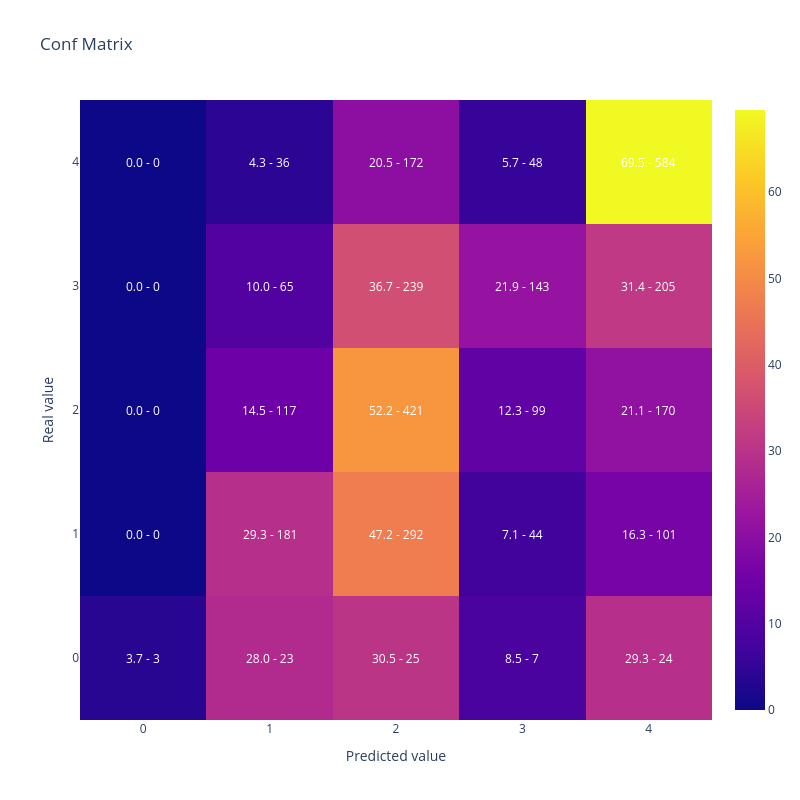

Source (notebook cell):
### Code cell
#Muestro matriz de confusion y kappa
display(plot_confusion_matrix(Resultados["AdoptionSpeed"].values, Resultados["Pred_Promedio"].values))

cohen_kappa_score(Resultados["AdoptionSpeed"].values, Resultados["Pred_Promedio"].values,
                             weights = 'quadratic')

### Figure 1 — Plotly figure (JSON) as saved in the notebook; plotly's stock layout.template omitted (floating-point values rounded to 4 significant figures)
{"data": [{"type": "heatmap", "x": [0, 1, 2, 3, 4], "y": [0, 1, 2, 3, 4], "z": [[3.659, 28.05, 30.49, 8.537, 29.27], [0.0, 29.29, 47.25, 7.12, 16.34], [0.0, 14.5, 52.17, 12.27, 21.07], [0.0, 9.969, 36.66, 21.93, 31.44], [0.0, 4.286, 20.48, 5.714, 69.52]]}], "layout": {"annotations": [{"font": {"color": "white"}, "showarrow": false, "text": "3.7 - 3", "x": 0, "xref": "x", "y": 0, "yref": "y"}, {"font": {"color": "white"}, "showarrow": false, "text": "28.0 - 23", "x": 1, "xref": "x", "y": 0, "yref": "y"}, {"font": {"color": "white"}, "showarrow": false, "text": "30.5 - 25", "x": 2, "xref": "x", "y": 0, "yref": "y"}, {"font": {"color": "white"}, "showarrow": false, "text": "8.5 - 7", "x": 3, "xref": "x", "y": 0, "yref": "y"}, {"font": {"color": "white"}, "showarrow": false, "text": "29.3 - 24", "x": 4, "xref": "x", "y": 0, "yref": "y"}, {"font": {"color": "white"}, "showarrow": false, "text": "0.0 - 0", "x": 0, "xref": "x", "y": 1, "yref": "y"}, {"font": {"color": "white"}, "showarrow": false, "text": "29.3 - 181", "x": 1, "xref": "x", "y": 1, "yref": "y"}, {"font": {"color": "white"}, "showarrow": false, "text": "47.2 - 292", "x": 2, "xref": "x", "y": 1, "yref": "y"}, {"font": {"color": "white"}, "showarrow": false, "text": "7.1 - 44", "x": 3, "xref": "x", "y": 1, "yref": "y"}, {"font": {"color": "white"}, "showarrow": false, "text": "16.3 - 101", "x": 4, "xref": "x", "y": 1, "yref": "y"}, {"font": {"color": "white"}, "showarrow": false, "text": "0.0 - 0", "x": 0, "xref": "x", "y": 2, "yref": "y"}, {"font": {"color": "white"}, "showarrow": false, "text": "14.5 - 117", "x": 1, "xref": "x", "y": 2, "yref": "y"}, {"font": {"color": "white"}, "showarrow": false, "text": "52.2 - 421", "x": 2, "xref": "x", "y": 2, "yref": "y"}, {"font": {"color": "white"}, "showarrow": false, "text": "12.3 - 99", "x": 3, "xref": "x", "y": 2, "yref": "y"}, {"font": {"color": "white"}, "showarrow": false, "text": "21.1 - 170", "x": 4, "xref": "x", "y": 2, "yref": "y"}, {"font": {"color": "white"}, "showarrow": false, "text": "0.0 - 0", "x": 0, "xref": "x", "y": 3, "yref": "y"}, {"font": {"color": "white"}, "showarrow": false, "text": "10.0 - 65", "x": 1, "xref": "x", "y": 3, "yref": "y"}, {"font": {"color": "white"}, "showarrow": false, "text": "36.7 - 239", "x": 2, "xref": "x", "y": 3, "yref": "y"}, {"font": {"color": "white"}, "showarrow": false, "text": "21.9 - 143", "x": 3, "xref": "x", "y": 3, "yref": "y"}, {"font": {"color": "white"}, "showarrow": false, "text": "31.4 - 205", "x": 4, "xref": "x", "y": 3, "yref": "y"}, {"font": {"color": "white"}, "showarrow": false, "text": "0.0 - 0", "x": 0, "xref": "x", "y": 4, "yref": "y"}, {"font": {"color": "white"}, "showarrow": false, "text": "4.3 - 36", "x": 1, "xref": "x", "y": 4, "yref": "y"}, {"font": {"color": "white"}, "showarrow": false, "text": "20.5 - 172", "x": 2, "xref": "x", "y": 4, "yref": "y"}, {"font": {"color": "white"}, "showarrow": false, "text": "5.7 - 48", "x": 3, "xref": "x", "y": 4, "yref": "y"}, {"font": {"color": "white"}, "showarrow": false, "text": "69.5 - 584", "x": 4, "xref": "x", "y": 4, "yref": "y"}], "height": 800, "title": {"text": "Conf Matrix"}, "width": 800, "xaxis": {"title": {"text": "Predicted value"}}, "yaxis": {"title": {"text": "Real value"}}}}
